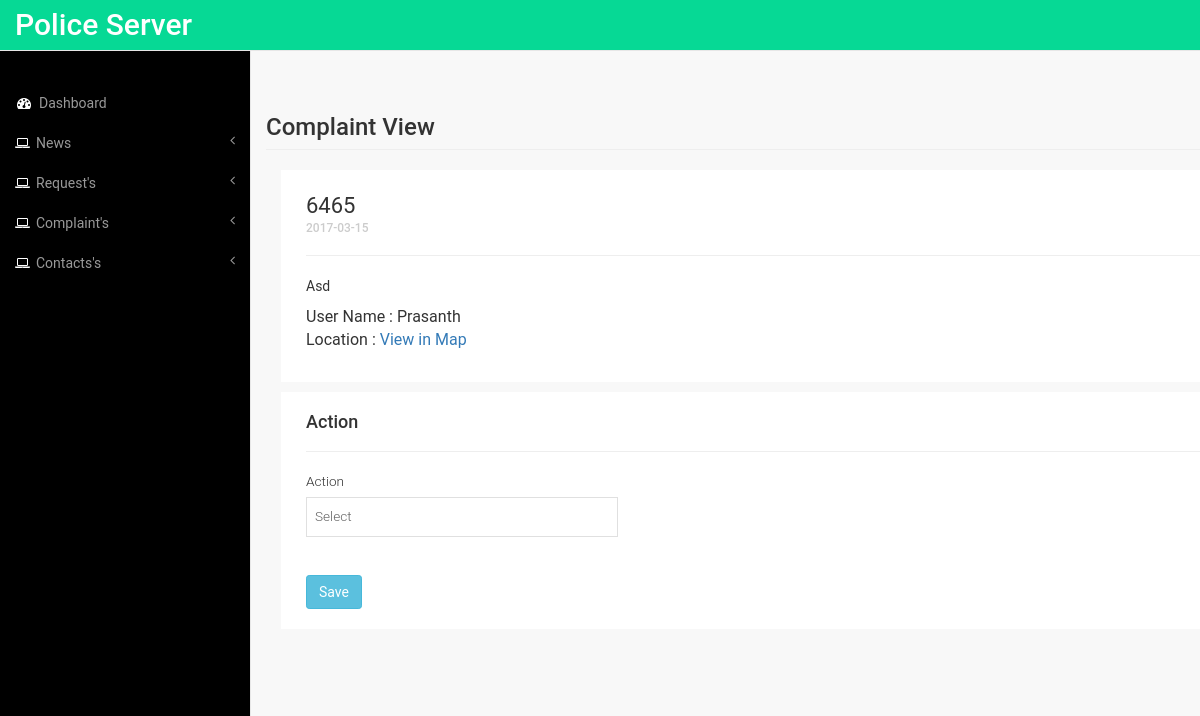
/complaint_view.php?id=2, run on an earlier commit of the app's database.
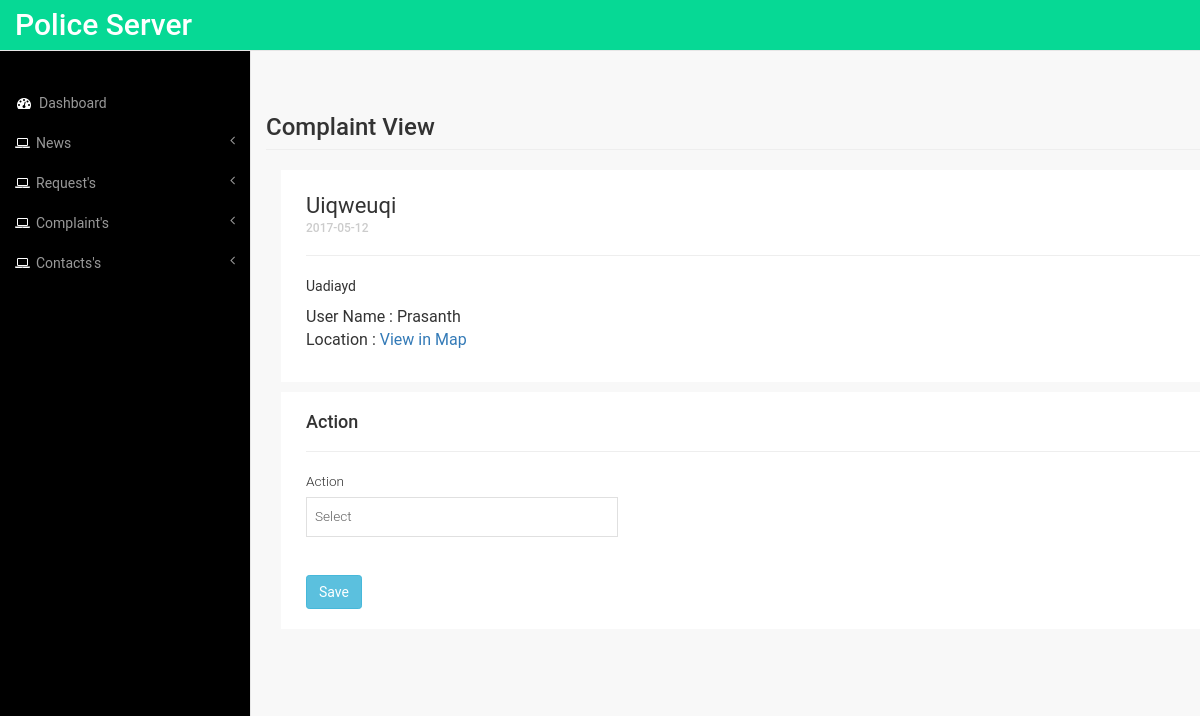
And on a later commit of the database.
### tables this page shows
CREATE TABLE `complaint` (
  `id` int(11) NOT NULL,
  `user_id` int(11) NOT NULL,
  `title` varchar(255) NOT NULL,
  `content` text NOT NULL,
  `location` text NOT NULL,
  `date` date NOT NULL,
  `status` int(1) NOT NULL
);

CREATE TABLE `users` (
  `id` int(11) NOT NULL,
  `name` varchar(255) NOT NULL,
  `email` varchar(255) NOT NULL,
  `mobile` varchar(255) NOT NULL,
  `password` varchar(255) NOT NULL,
  `aadhar` text NOT NULL,
  `device_id` text NOT NULL,
  `fcm_id` text NOT NULL
);

### libs/Admin.php (called while the page is built, shortened)
<?php
require_once 'DbConnection.php';
class Admin extends Dbconnection {
    public function getComplaint($comp_id = ""){
        if($comp_id != ""){
               $query = "select * from  complaint where id = '$comp_id'";
           }else{
               $query = "select * from  complaint where status = '0' ORDER BY date DESC";
           }
        return $this->getData($query);
    }
}

### libs/DbConnection.php (called while the page is built, shortened)
<?php
class DbConnection {
    private $host = "localhost";
    private $username = "root";
    private $password = "";
    private $database = "police_db";
    public $connection;
    public function __construct() {
       $this->connection = new mysqli($this->host,$this->username,$this->password,$this->database);
    }
    public function getData($query) {
        $result = mysqli_query($this->connection, $query) or die(mysqli_error($this->connection));
        return mysqli_fetch_all($result, MYSQLI_ASSOC);
    }
}

### libs/User.php (called while the page is built, shortened)
<?php
require_once 'DbConnection.php';
class User extends DbConnection{
public function getUser($user_id = ""){
    $query = "SELECT * FROM users";
    return $this->getData($query);
}
}
 ?>

### complaint_view.php (the view, shortened to what this page needs)
<?php
require_once 'libs/Admin.php';
require_once 'libs/User.php';
$admin = new Admin();
$user = new User();
include 'includes/header.php';
$complaint_id = filter_input(INPUT_GET,'id');
$complaint = $admin->getComplaint($complaint_id);
$user_id = $complaint[0]['user_id'];
$title = $complaint[0]['title'];
$date = $complaint[0]['date'];
$location = $complaint[0]['location'];
$content = $complaint[0]['content'];
$user_data = $user->getUser($user_id);
$user_name = $user_data[0]['name'];
?>
<br>
<div class="container" style="padding-right: 80px;">
	<h3 class="page-header">Complaint View</h3>
	<div class="col-sm-12">
		<div class="paper_wrapper">
			<div class="title">
				<?=ucfirst($title);?>
			</div>
			<h6 class="date"><?=$date?></h6>
			<hr>
			<div class="content">
				<p>
					<?=ucfirst($content);?>
				</p>
			</div>
			<div class="info">
				<ul>
					<li>User Name : <?=ucfirst($user_name);?></li>
					<li>Location : <a href="http://maps.google.com/?q=<?=$location?>" target="_blank">View in Map</a></li>
				</ul>
			</div>
		</div>
		<div class="paper_wrapper">
			<h4>Action</h4>
			<hr>
			<div class="row">
				<div class="col-sm-4">
					<form method="post" action="actions/complaint_status_action.php">
						<div class="form-group">
							<label>Action</label>
							<select class="form-control1" name="status">
								<option value="0">Select</option>
							</select>
							<br><br>
						</div>
						<button class="btn btn-info">
							Save
						</button>
					</form>
				</div>
			</div>
		</div>
	</div>
</div>
<?php include 'includes/footer.php';?>

### includes/header.php (shortened to what this page needs)
<!DOCTYPE HTML>
<html>
<head>
<link href="css/bootstrap.min.css" rel='stylesheet' type='text/css' />
<link href="css/style.css" rel='stylesheet' type='text/css' />
<link href="css/lines.css" rel='stylesheet' type='text/css' />
<link href="css/font-awesome.css" rel="stylesheet">
<link href="css/custom.css" rel="stylesheet">
<link href="css/custom_style.css" rel='stylesheet' type='text/css' />
</head>
<body>
<div id="wrapper">
      <?php include "includes/navbar.php";?>
        <div id="page-wrapper">

### includes/navbar.php (shortened to what this page needs)
<nav class="top1 navbar navbar-default navbar-static-top" role="navigation" style="margin-bottom: 0">
          <div class="navbar-header">
              <a class="navbar-brand" href="index.html">Police Server</a>
              <br>
              <br>
          </div>
          <div class="navbar-default sidebar" role="navigation">
              <div class="sidebar-nav navbar-collapse">
                  <ul class="nav" id="side-menu">
                      <li>
                          <a href="index.html"><i class="fa fa-dashboard fa-fw nav_icon"></i>Dashboard</a>
                      </li>
                      <li>
                          <a href="#"><i class="fa fa-laptop nav_icon"></i>News<span class="fa arrow"></span></a>
                      </li>
                        <li>
                          <a href="#"><i class="fa fa-laptop nav_icon"></i>Request's<span class="fa arrow"></span></a>
                      </li>
                       <li>
                          <a href="#"><i class="fa fa-laptop nav_icon"></i>Complaint's<span class="fa arrow"></span></a>
                      </li>
                       <li>
                          <a href="contacts.php"><i class="fa fa-laptop nav_icon"></i>Contacts's<span class="fa arrow"></span></a>
                      </li>
                  </ul>
              </div>
          </div>
      </nav>

### includes/footer.php (shortened to what this page needs)
			<link rel="stylesheet" href="css/clndr.css" type="text/css" />
</body>
</html>

### css/style.css (style rules this page uses)
h4, h5, h6, h1, h2, h3 { margin-top: 0; }
ul, ol { margin: 0; }
p { margin: 0; }
html, body { font-family: 'Roboto', sans-serif; font-size: 100%; background:#000; overflow-x: hidden; }
body a { transition:0.5s all; -webkit-transition:0.5s all; -moz-transition:0.5s all; -o-transition:0.5s all; -ms-transition:0.5s all; }
.navbar-default.sidebar { background-color: #000; font-family: 'Roboto', sans-serif; }
nav.top1.navbar.navbar-default.navbar-static-top { background-color:rgb(6, 217, 149); font-family: 'Roboto', sans-serif; }
.navbar-default .navbar-brand { color: #fff !important; font-size: 30px; font-weight: 500; }
i.nav_icon { color: #fff; margin-right:6px; }
.sidebar ul li a { color: #999; font-size:14px; }
.sidebar-nav.navbar-collapse { margin: 2em 0 0 0; }
.form-control1, .form-control_2.input-sm { border: 1px solid #e0e0e0; padding: 5px 8px; color: #616161; background: #fff; box-shadow: none !important; width: 100%; font-size: 0.85em; font-weight: 300; height: 40px; border-radius: 0; -webkit-appearance: none; }
.radio label, .checkbox label, label { font-size: 0.85em; font-weight:300; vertical-align: middle; }

### css/custom.css (style rules this page uses)
#wrapper { width: 100%; }
#page-wrapper { min-height: 568px; background-color: #fff; }
@media (min-width:768px) { #page-wrapper { position: inherit; margin: 0 0 0 250px; border-left: 1px solid #e7e7e7; } }
.sidebar .sidebar-nav.navbar-collapse { padding-right: 0; padding-left: 0; }
.sidebar .arrow { float: right; }
.sidebar .fa.arrow:before { content: "\f104"; }
@media (min-width:768px) { .sidebar { z-index: 1; position: absolute; width: 250px; margin-top: 51px; } }

### css/custom_style.css (style rules this page uses)
#page-wrapper { background: #f8f8f8 !important; }
.btn { border-radius: 0.2rem; }
.container { padding-bottom: 50px; }
.paper_wrapper { width: 100%; margin-bottom: 10px; padding: 20px 25px; background: white; }
.paper_wrapper .title { font-size: 22px; }
.paper_wrapper .date { color: #ccc; }
.paper_wrapper .content p { font-size: 14px; }
.paper_wrapper .info { padding: 10px 0; }
.paper_wrapper .info ul { list-style: none; margin: 0; padding: 0; }

What changed in the data, as far as the page shows it:
changed complaint: title "6465" → "Uiqweuqi"; date "2017-03-15" → "2017-05-12"; content "Asd" → "Uadiayd"
